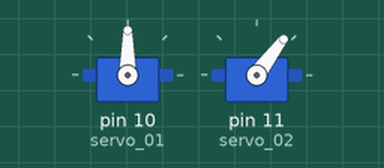
Bench run of a sketch on a simulated Arduino Uno, built with avr-gcc and run on an emulated ATmega328P. Shown: 2 × servo.

Above: at 0.05 s.
At 1.1 s:
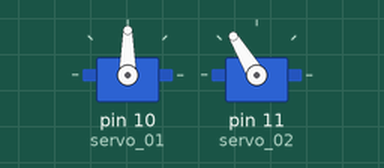
At 2.2 s:
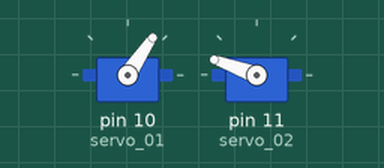
At 4.4 s:
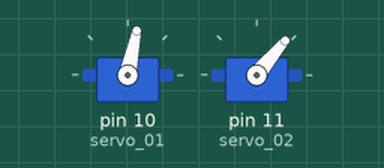
Timing chart, 0 to 6.0 s (numbered marks = the images above):
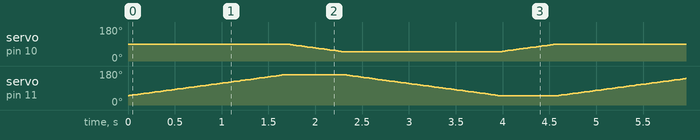

The sketch:

servo_test_01.ino
```cpp
/* Servo Test_code
Purpose: Control Two Servos
Author: Roboball 09/2018
*/

#include <Servo.h>

// create up to 12 servo objects
Servo arm_down;
Servo arm_up;
// init constants
int servo_01 = 10;
int servo_02 = 11;
int pos_down = 0;
int pos_up = 90;

void setup() {
  // attach servos to pins
  arm_up.attach(servo_01);
  arm_down.attach(servo_02);
  arm_up.write(pos_up);              // tell servo to go to position in variable 'pos'
}

void loop() {

  for (pos_down = 50; pos_down <= 160; pos_down += 1) { // goes from 0 degrees to 180 degrees
       arm_down.write(pos_down);              // tell servo to go to position in variable 'pos'
       delay(15);                       // waits 15ms for the servo to reach the position
  }
  for (pos_up = 90; pos_up >= 50; pos_up -= 1) { // goes from 180 degrees to 0 degrees
       arm_up.write(pos_up);              // tell servo to go to position in variable 'pos'
       delay(15);                       // waits 15ms for the servo to reach the position
  }
  for (pos_down = 160; pos_down >= 50; pos_down -= 1) { // goes from 180 degrees to 0 degrees
       arm_down.write(pos_down);              // tell servo to go to position in variable 'pos'
       delay(15);                       // waits 15ms for the servo to reach the position
  }
  for (pos_up = 50; pos_up <= 90; pos_up += 1) { // goes from 180 degrees to 0 degrees
       arm_up.write(pos_up);              // tell servo to go to position in variable 'pos'
       delay(15);                       // waits 15ms for the servo to reach the position
  }
}
```
